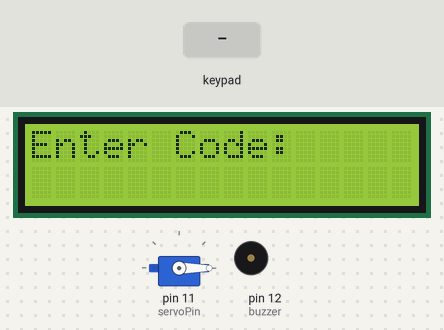
Bench run of a sketch on a simulated Arduino Uno, built with avr-gcc and run on an emulated ATmega328P. Parts: 16×2 character LCD, servo, buzzer (waves = sounding, pin HIGH). Inputs (shaded band) come from the test bench.

Above: at 1.2 s.
1.3 s: keypad keys 7 7 7 # pressed 0.4 s apart
At 2.9 s:
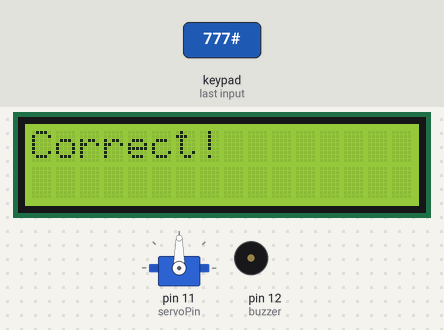
5.1 s: key 'A' pressed
At 6.3 s:
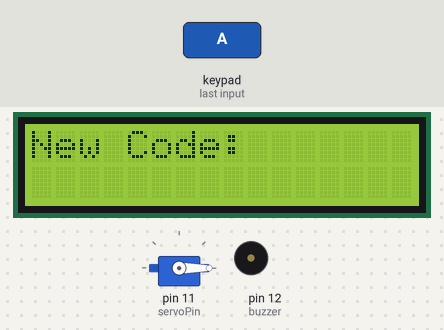
6.6 s: key 'B' pressed
At 7.4 s:
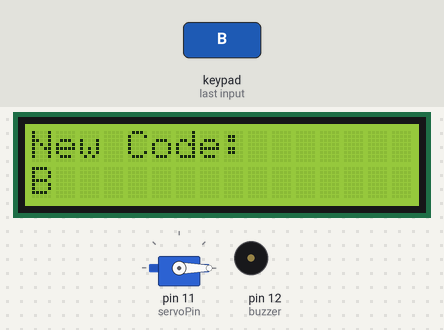
8.1 s: keypad keys 7 7 7 * pressed 0.4 s apart
At 9.7 s:
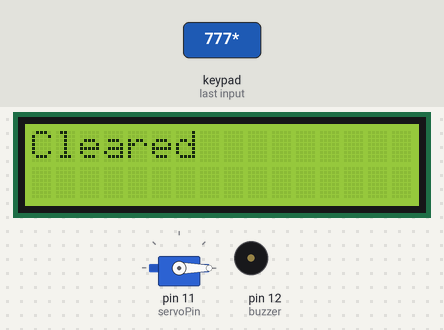
11.3 s: key 'C' pressed
At 12.0 s:
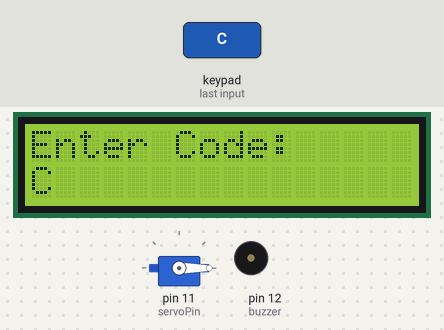
12.8 s: keypad keys 7 7 7 D pressed 0.4 s apart
At 14.3 s:
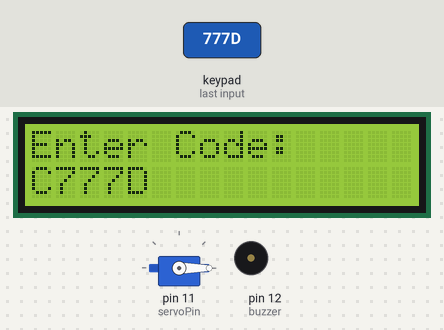
Timing chart, 0 to 15.8 s (numbered marks = the images above; inputs shaded):
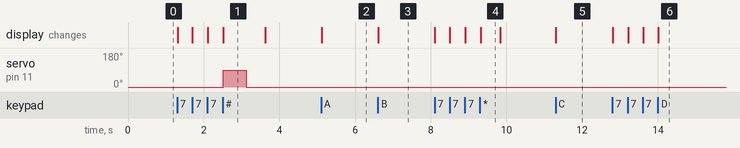

The sketch:

password_door.ino
```cpp
#include <Keypad.h>
#include <Servo.h>
#include <Wire.h>
#include <LiquidCrystal_I2C.h>

LiquidCrystal_I2C lcd(0x27, 16, 2);

Servo myServo;
int servoPin = 11;
int buzzer = 12;
int alert = 0;

String correctCode = "777";
String inputCode = "";

bool accessGranted = false;
bool changeMode = false;

const byte ROWS = 4;
const byte COLS = 4;

char keys[ROWS][COLS] = {
  {'1','2','3','A'},
  {'4','5','6','B'},
  {'7','8','9','C'},
  {'*','0','#','D'}
};

byte rowPins[ROWS] = {2, 3, 4, 5};
byte colPins[COLS] = {6, 7, 8, 9};

Keypad keypad = Keypad(makeKeymap(keys), rowPins, colPins, ROWS, COLS);

void setup() {
  lcd.init();
  lcd.backlight();

  myServo.attach(servoPin);
  myServo.write(0);

  pinMode(buzzer, OUTPUT);

  lcd.setCursor(0,0);
  lcd.print("Enter Code:");
}

void loop() {
  char key = keypad.getKey();

  if (key) {


    if (key == 'A') {
      if (accessGranted) {
        changeMode = true;
        inputCode = "";

        lcd.clear();
        lcd.print("New Code:");
      } else {
        lcd.clear();
        lcd.print("Denied");
        delay(1000);
        lcd.clear();
        lcd.print("Enter Code:");
      }
    }


    else if (key == '#') {
      lcd.clear();


      if (changeMode) {
        correctCode = inputCode;
        lcd.print("Code Changed!");
        delay(1000);

        changeMode = false;
        accessGranted = false;
      }


      else {
        if (inputCode == correctCode) {
          lcd.print("Correct!");
          myServo.write(90);
          delay(600);
          myServo.write(0);

          accessGranted = true;
        } else {
          lcd.print("Wrong!");
          alert++;
          accessGranted = false;

          if (alert >= 3) {
            tone(buzzer, 1000);
            delay(1000);
            noTone(buzzer);
            alert = 0;
          }
        }
      }

      delay(500);
      lcd.clear();
      lcd.print("Enter Code:");
      inputCode = "";
    }


    else if (key == '*') {
      inputCode = "";
      lcd.clear();
      lcd.print("Cleared");
      delay(500);
      lcd.clear();
      lcd.print("Enter Code:");
    }

    else {
      inputCode += key;

      lcd.setCursor(0,1);
      lcd.print(inputCode);
    }
  }
}
```

Measured:
- after the input at 1.3 s, servo on pin 11 (servoPin): 0° → 90° after 1.2 s, → 0° 0.60 s later; the display: first changes at once (image 1 shows a later state)
- after the input at 5.1 s, the display: changes at once (image 2)
- after the input at 6.6 s, the display: changes at once (image 3)
- after the input at 8.1 s, the display: first changes at once (image 4 shows a later state)
- after the input at 11.3 s, the display: changes at once (image 5)
- after the input at 12.8 s, the display: first changes at once (image 6 shows a later state)
- what the display in image 1 shows lasts 1.1 s, from 2.5 s to 3.6 s
